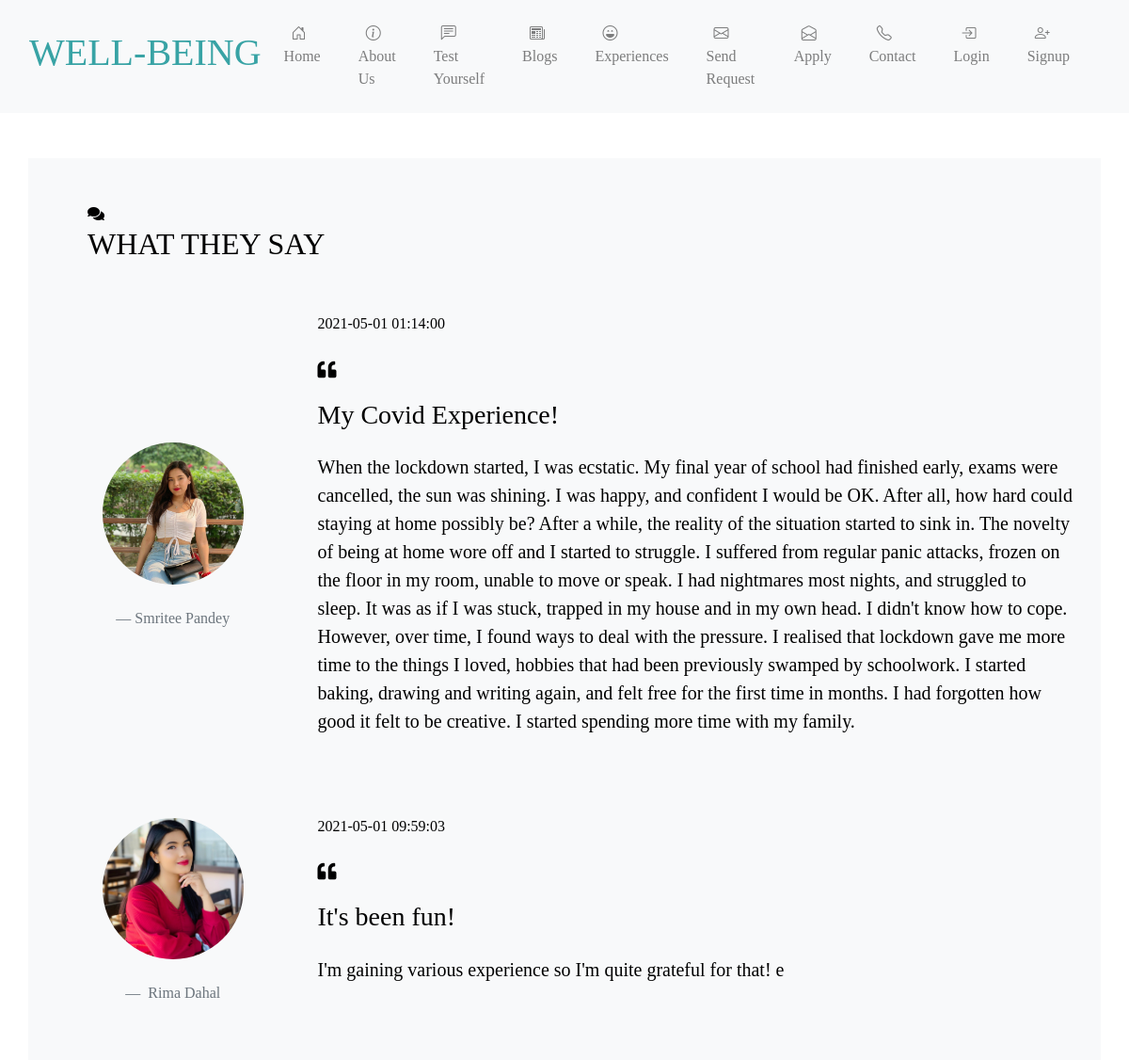
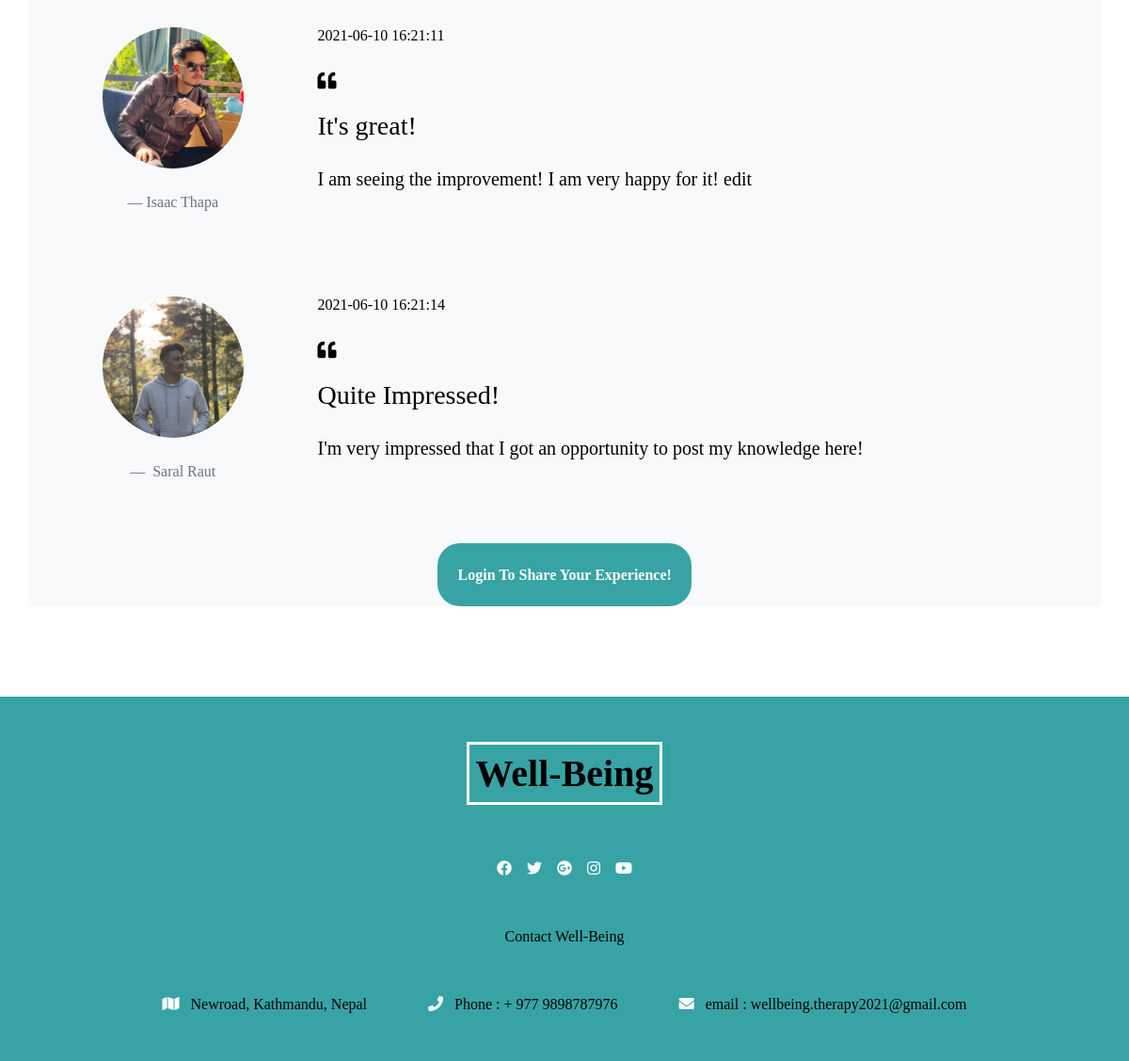
Page /MentalHealth/index.php/wellbeing/experiences on the committed database (2 pictures, top to bottom).
### tables this page shows
CREATE TABLE `experiences` (
  `eid` int(12) NOT NULL,
  `pid` int(12) DEFAULT NULL,
  `sid` int(12) DEFAULT NULL,
  `etitle` varchar(255) NOT NULL,
  `edesc` varchar(1000) NOT NULL,
  `estatus` tinyint(1) NOT NULL,
  `created_at` timestamp NOT NULL DEFAULT current_timestamp() ON UPDATE current_timestamp()
);

CREATE TABLE `patients` (
  `pid` int(12) NOT NULL,
  `pfirstname` varchar(32) NOT NULL,
  `pmiddlename` varchar(32) NOT NULL,
  `psurname` varchar(32) NOT NULL,
  `pusername` varchar(32) NOT NULL,
  `ppass` varchar(64) NOT NULL,
  `pcontact` varchar(32) NOT NULL,
  `pemail` varchar(32) NOT NULL,
  `pstatus` tinyint(1) NOT NULL,
  `pimage` text DEFAULT NULL
);

CREATE TABLE `staff` (
  `sid` int(12) NOT NULL,
  `sfirstname` varchar(32) NOT NULL,
  `smiddlename` varchar(32) DEFAULT NULL,
  `ssurname` varchar(32) NOT NULL,
  `susername` varchar(32) NOT NULL,
  `spass` varchar(64) NOT NULL,
  `scontact` varchar(32) NOT NULL,
  `semail` varchar(32) NOT NULL,
  `meet_link` varchar(32) DEFAULT NULL,
  `simage` text DEFAULT NULL,
  `srole` tinyint(1) NOT NULL,
  `sstatus` tinyint(1) NOT NULL
);

### MentalHealth/application/controllers/Wellbeing.php (called while the page is built, shortened)
<?php
class Wellbeing extends CI_Controller {
     public function __construct()
    {
        $this->load->model('Category');
        $this->load->model('Experience');
        $this->load->model('Blog');
    }
    public function loadViews($page, $data = []) {
        $this->load->view('sites/'.$page, $data);
    }
	public function experiences()
	{
        $data = [
            'page_title' => 'Wellbeing - Experiences',
            'experiences' => $this->Experience->selectAllUA()
        ];
         $this->loadViews('experiences', $data);
	}
}

### MentalHealth/index.php (called while the page is built, shortened)
<?php
require_once BASEPATH.'core/CodeIgniter.php';

### MentalHealth/application/models/Experience.php (called while the page is built, shortened)
<?php
class Experience extends CI_model{
    public function selectAllUA() {
        $this->db->select ( '*' );
        $this->db->from ( 'experiences' );
        $this->db->join ( 'patients', 'patients.pid = experiences.pid' , 'left' );
        $this->db->join ( 'staff', 'staff.sid = experiences.sid' , 'left' );
        $this->db->order_by ('experiences.eid', 'DESC');
        $this->db->limit(10);
        $this->db->where ('experiences.estatus', '2');
        $experiences = $this->db->get();
        return $experiences->result_array();
    }
}

### MentalHealth/application/views/sites/experiences.php (the view, shortened to what this page needs)
</header>
  <section id="quotes" class="py-5">
    <div class="container bg-light">
      <div class="row">
        <div class="col title m-5">
          <i class="fa fa-comments mr-3"></i>
          <div class="title-text">
            <h2 class="text-uppercase">what they say</h2>
          </div>
        </div>
      </div>
    <?php foreach ($experiences as $experience) { ?>
      <div class="row">
        <div class="col mb-5 d-flex">
            <div class="col-3 customer text-center">
              <img src="<?= base_url() ?>/assets/profiles/<?= $experience['simage'] . $experience['pimage']?>" width="150" alt="" class="img-fluid rounded-circle mx-auto mt-4"">
              <blockquote class="blockquote">
              <footer class="blockquote-footer mt-4"><?= $experience['pfirstname'] . ' ' . $experience['pmiddlename'] . ' '. $experience['psurname'] . $experience['sfirstname'] . ' ' . $experience['smiddlename'] . ' '. $experience['ssurname'] ?></footer>
              </blockquote>
            </div>
            <div class="col-9">
              <h6><?= $experience['created_at'] ?></h6>
              <blockquote class="blockquote">
                <p class="mt-4">
                  <i class="fa fa-quote-left mr-2"></i><h3><?= $experience['etitle'] ?></h3>
                </p>
                <p class="mt-4">
                    <?= $experience['edesc'] ?>
                </p>
              </blockquote>
            </div>
        </div>
      </div>
       <?php } ?>
                    <div class="input-group col-lg-12 mb-4">
                       <input type="submit" class="mx-auto w-25 btnSubscribe "  value="Login To Share Your Experience!"/>
                    </div>
    </div>
  </section>

### MentalHealth/assets/css/style.css (style rules this page uses)
:root { --colourBlue: #38a3a5; --colourBlack: #252627; --colourWhite: #ffffff; --colourGrey: #f8f9fa; --colourLightPink: #FFE6EE; }
body { color: #000; font-family: "Kaushan Script", cursive; background: var(--colourWhite); min-height: 100vh; }
.btnSubscribe { border: none; border-radius: 1.5rem; padding: 2%; background: var(--colourBlue); color: #fff; font-weight: 600; cursor: pointer; }
:root { --mainYellow: #fdbe02; --mainWhite: #fff; --mainBlack: #071013; --mainGrey: #9b9999; --TransGrey: rgba(0, 0, 0, 0.1); }

### MentalHealth/assets/css/table.css (style rules this page uses)
.d-flex { display: flex; align-items: center; justify-content: space-between; }

### rows in the picture
experiences: pid.pimage (picture), pid.pfirstname "Smritee", pid.psurname "Pandey", created_at "2021-05-01 01:14:00", etitle "My Covid Experience!", edesc "When the lockdown started, I was ecstatic. My final year of school had finished early, exams were cancelled, the sun was shining. I was happy, and confident I would be OK. After all, how hard could staying at home possibly be? After a while, the reality of the situation started to sink in. The novelty of being at home wore off and I started to struggle. I suffered from regular panic attacks, frozen on the floor in my room, unable to move or speak. I had nightmares most nights, and struggled to sleep. It was as if I was stuck, trapped in my house and in my own head. I didn't know how to cope. However, over time, I found ways to deal with the pressure. I realised that lockdown gave me more…"
experiences: sid.simage (picture), sid.sfirstname "Rima", sid.ssurname "Dahal", created_at "2021-05-01 09:59:03", etitle "It's been fun!", edesc "I'm gaining various experience so I'm quite grateful for that! e"
experiences: pid.pimage (picture), pid.pfirstname "Isaac", pid.psurname "Thapa", created_at "2021-06-10 16:21:11", etitle "It's great!", edesc "I am seeing the improvement! I am very happy for it! edit"
experiences: sid.simage (picture), sid.sfirstname "Saral", sid.ssurname "Raut", created_at "2021-06-10 16:21:14", etitle "Quite Impressed!", edesc "I'm very impressed that I got an opportunity to post my knowledge here!"
